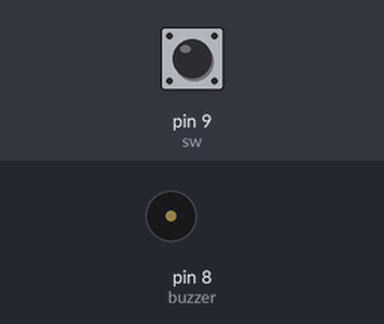
The sketch below on a simulated Arduino Uno, built with avr-gcc and run on an emulated ATmega328P. On the bench: buzzer (waves = sounding). The test bench sets the inputs (shaded band); at power-on: pin 9 (sw) HIGH.

Above: at 1.2 s.
1.3 s: pin 9 (sw) pulled LOW for 0.15 s
At 1.4 s:
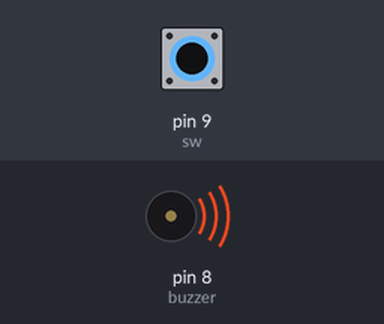
4.3 s: pin 9 (sw) pulled LOW for 1 s
7.3 s: pin 9 (sw) pulled LOW for 3.2 s
Timing chart, 0 to 12.2 s (numbered marks = the images above; inputs shaded):
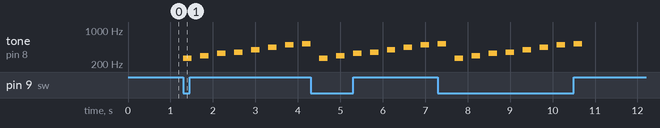

The sketch:

Musical_Notes_with_Arduino.ino
```cpp
const int buzzer = 8; // +ve to pin-8 and -ve to ground
const int sw = 9; // one point of switch to pin-9 and other to ground

void setup()
{
 pinMode(buzzer, OUTPUT); // buzzer is output
 pinMode(sw, INPUT); // switch is input
 digitalWrite(sw,HIGH); // when switch is not pressed pin-9 is high
}

 // Standard frequencies of musical notes:
 // C4 = 261.63Hz, D4 = 293.66Hz, E4 = 329.63Hz, F4 = 349.23Hz,
 // G4 = 349.23Hz, A4 = 440.00Hz, B4 = 493.88Hz
 // C5 = 523.25Hz

void loop()
{
  if(digitalRead(sw) == LOW)
   {
     tone(buzzer,261.63); // saa
     delay(200);
     noTone(buzzer);
     delay(200);
     tone(buzzer,293.66); // re
     delay(200);
     noTone(buzzer);
     delay(200);
     tone(buzzer,329.63); // ga
     delay(200);
     noTone(buzzer);
     delay(200);
     tone(buzzer,349.23); // ma
     delay(200);
     noTone(buzzer);
     delay(200);
     tone(buzzer,392.00); // pa
     delay(200);
     noTone(buzzer);
     delay(200);
     tone(buzzer,440.00); // dha
     delay(200);
     noTone(buzzer);
     delay(200);
     tone(buzzer,493.88); // nee
     delay(200);
     noTone(buzzer);
     delay(200);
     tone(buzzer,523.25); // sa#
     delay(200);
     noTone(buzzer);
     delay(200);
   }
   else
   {
     noTone(buzzer);
   }
}
```

Measured:
- after the input at 1.3 s, tone on pin 8 (buzzer): plays 261 Hz for 0.20 s, 293 Hz for 0.20 s, 329 Hz for 0.20 s, 349 Hz for 0.20 s, 392 Hz for 0.20 s, 440 Hz for 0.20 s … (8 notes in this stretch), starting at once
